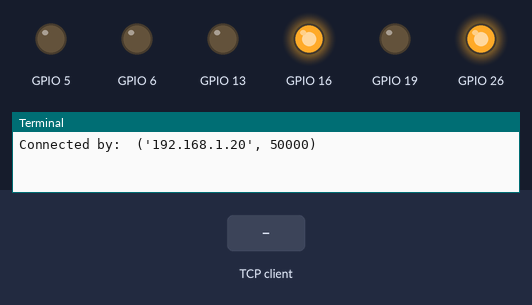
A program run on a simulated Raspberry Pi (BCM pin numbers). On the bench: output pins drawn as LEDs (lit = HIGH), the last lines printed to the terminal. The test bench sets the inputs (shaded band). One TCP client connects 1 s after the port opens and stays connected.

Above: at 1.2 s.
1.3 s: the TCP client sends "u"
At 2.5 s:
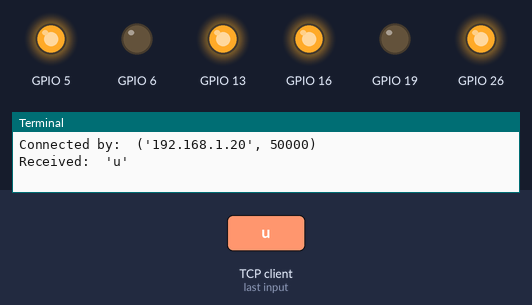
2.8 s: the TCP client sends "l"
At 3.7 s:
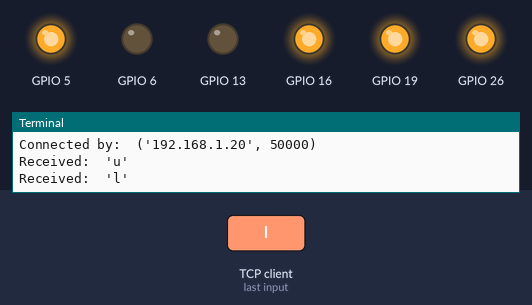
4.3 s: the TCP client sends "r"
At 4.9 s:
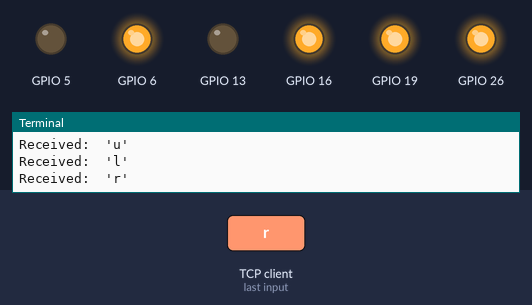
Timing chart, 0 to 7.3 s (numbered marks = the images above; inputs shaded):
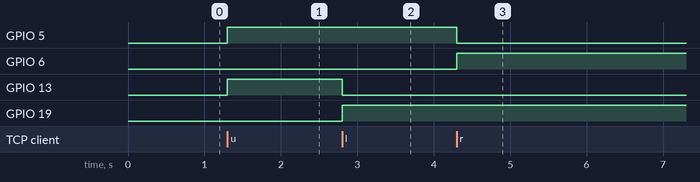

The program:

raspberry_robot.py
```python
from socket import *
import RPi.GPIO as GPIO
import time

GPIO.setwarnings(False)
GPIO.setmode(GPIO.BCM)
GPIO.setup(5, GPIO.OUT)  # motor 2
GPIO.setup(6, GPIO.OUT)  # motor 2
GPIO.setup(13, GPIO.OUT)  # motor 1
GPIO.setup(19, GPIO.OUT)  # motor 1
GPIO.setup(26, GPIO.OUT)  # enable 2
GPIO.setup(16, GPIO.OUT)  # enable 1

GPIO.output(16, True)  # enable 1
GPIO.output(26, True)  # enable 2

state = True

HOST = "192.168.0.66"  # local host
PORT = 9000  # open port 7000 for connection
s = socket(AF_INET, SOCK_STREAM)
s.bind((HOST, PORT))
s.listen(1)  # how many connections can it receive at one time
conn, addr = s.accept()  # accept the connection
print "Connected by: ", addr  # print the address of the person connected
while True:
    data = conn.recv(1024)  # how many bytes of data will the server receive

    data.rstrip()

    if data == "u":
        GPIO.output(5, True)
        GPIO.output(6, False)
        GPIO.output(13, True)
        GPIO.output(19, False)
    elif data == 'l':
        GPIO.output(5, True)
        GPIO.output(6, False)
        GPIO.output(13, False)
        GPIO.output(19, True)
    elif data == 'r':
        GPIO.output(5, False)
        GPIO.output(6, True)
        GPIO.output(13, False)
        GPIO.output(19, True)
    elif data == 'd':
        GPIO.output(5, False)
        GPIO.output(6, True)
        GPIO.output(13, False)
        GPIO.output(19, True)
    else :
        GPIO.output(5, False)
        GPIO.output(6, False)
        GPIO.output(13, False)
        GPIO.output(19, False)

    print "Received: ", repr(data)
# reply = raw_input("Reply: ") #server's reply to the client
    reply = ("ok")
    conn.sendall(reply)
conn.close()
```

Measured:
- after the input at 1.3 s, GPIO 5, GPIO 13: LOW → HIGH at once
- after the input at 2.8 s, GPIO 13: HIGH → LOW at once; GPIO 19: LOW → HIGH at once
- after the input at 4.3 s, GPIO 5: HIGH → LOW at once; GPIO 6: LOW → HIGH at once
